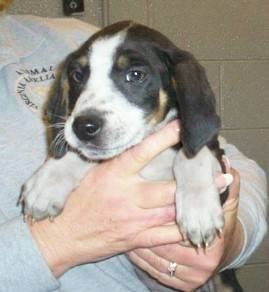
#> input picture 画像分類（犬、猫）/train/dog/dog.10.jpg, 269 x 292 px, given in place of dog.0.jpg, which was not available
$ jupyter execute --allow-errors '画像分類.ipynb'
#> lines starting #> are read from the running program, lines starting #| are printed output that depends on the picture; after the words box and inside, x2 and y2 are one past the last pixel; in counts of white or black regions, pixels touching at a corner belong together; pictures that were not available may be replaced by others from this repository, and a replacement may not be noted
[cell 1]
from google.colab import drive
drive.mount('/content/drive')
import numpy as np
import cv2
import matplotlib.pyplot as plt
from PIL import ImageFilter
#画像の読み込み
directory_name_train_0 = '/content/drive/MyDrive/Colab Notebooks/train/dog/'
directory_name_train_1= '/content/drive/MyDrive/Colab Notebooks/train/cat/'

[cell 2]
label = 0
label2 =1
number =50
num_words =128
all_bowDescriptors=np.zeros((number*2,num_words),np.float32)
all_labels=np.zeros(number*2,np.int64)
file_name_list_train_0 = [ ]
file_name_list_train_1 = [ ]
#BFマッチング用のオブジェクト生成
bf = cv2.BFMatcher( )
#k-meansを行うためのオブジェクトを準備

bowTrainer = cv2.BOWKMeansTrainer(num_words)

kaze = cv2.KAZE_create()


#犬
for i in range(0, number):
  file_name_train_0 = directory_name_train_0 + 'dog.' + str(i) + '.jpg'
  file_name_list_train_0.append([label, file_name_train_0])
#> further down, train_0_img is the input picture: shape (292, 269, 3); mean B, G, R 149.3, 158.1, 165.1
#> `gray_img = cv2.cvtColor(train_0_img, cv2.COLOR_BGR2GRAY)`:
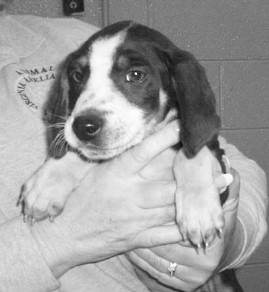
#> gray_img: shape (292, 269); min 11, max 255, mean 159.2
#> `kp, des = kaze.detectAndCompute(gray_img , None)`: kp = 315 keypoints; strongest (x, y, size): (89, 127, 21), (103, 52, 17.2), (99, 93, 26.6), (223, 196, 9.4)
#> pass 2 of the loop `for i in range(0, number):`:
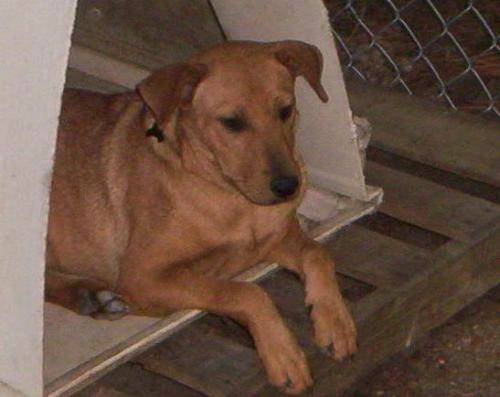
#> input picture 画像分類（犬、猫）/train/dog/dog.100.jpg, 500 x 397 px, given in place of dog.1.jpg, which was not available
#> train_0_img is the input picture: shape (397, 500, 3); mean B, G, R 64.9, 78.9, 103.4
#> `gray_img = cv2.cvtColor(train_0_img, cv2.COLOR_BGR2GRAY)`:
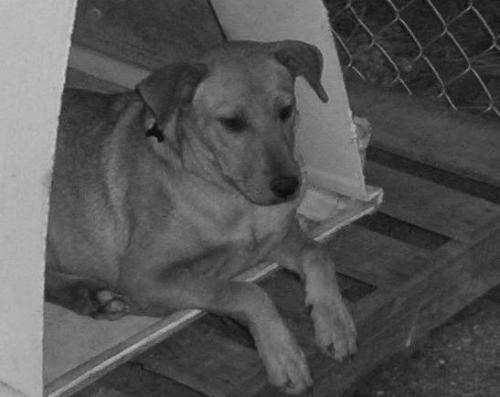
#> gray_img: shape (397, 500); min 5, max 201, mean 84.6
#> `kp, des = kaze.detectAndCompute(gray_img , None)`: kp = 176 keypoints; strongest (x, y, size): (76, 292, 38.2), (285, 186, 22.9), (60, 290, 27.6), (82, 103, 34.7)
#> (the rest of this cell did not finish here and is left out)

[cell 3]
#すべての局所特徴量をk-means法でクラスタリングし、num_words個のVisualWordを決定する
codebook = bowTrainer.cluster( )
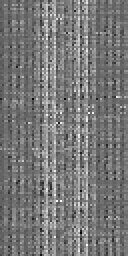
#> codebook: shape (128, 64) float32 (shown 2 times larger); min -0.325, max 0.506, mean 0.0672; drawn with min black and max white
#> `kp, des = kaze.detectAndCompute(gray_img , None)`: kp = 315 keypoints; strongest (x, y, size): (89, 127, 21), (103, 52, 17.2), (99, 93, 26.6), (223, 196, 9.4)
#> `all_bowDescriptors[i] = bowDescriptors`:
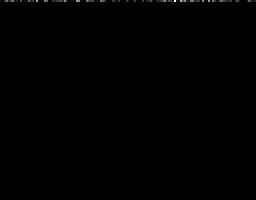
#> all_bowDescriptors: shape (100, 128) float32 (shown 2 times larger); min 0, max 0.0413, mean 7.81e-05; drawn with min black and max white
#> pass 2 of the loop `for i in range(0, number):`:
#> `kp, des = kaze.detectAndCompute(gray_img , None)`: kp = 176 keypoints; strongest (x, y, size): (76, 292, 38.2), (285, 186, 22.9), (60, 290, 27.6), (82, 103, 34.7)
#> `all_bowDescriptors[i] = bowDescriptors`:
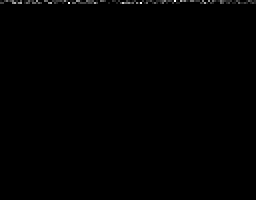
#> all_bowDescriptors: shape (100, 128) float32 (shown 2 times larger); 0.59% of pixels changed, all inside (x1, y1, x2, y2) = (0, 1, 128, 2); drawn with min black and max white
#BoVMを生成するためのオブジェクトを準備
bowExtractor = cv2.BOWImgDescriptorExtractor(kaze, bf)
#bowExtractorにVisual Wordsの辞書をセットする
bowExtractor.setVocabulary(codebook)

#> (a cell that did not finish here is left out)

[cell 5]
print(all_bowDescriptors)
#> (printed output is left out)

[cell 6]
print(all_labels)

[cell 7]
#BoVWを行うためのオブジェクトを準備
svm = cv2.ml.SVM_create()
#SVMの設定
svm.setType(cv2.ml.SVM_C_SVC)
svm.setKernel(cv2.ml.SVM_RBF)
svm.setGamma(1)
svm.setC(1)
svm.setTermCriteria((cv2.TERM_CRITERIA_COUNT, 100, 1.e-06))

print(all_bowDescriptors.shape)
#| (100, 128)
print(all_labels.shape)

#SVM学習の実施
svm.train(all_bowDescriptors, cv2.ml.ROW_SAMPLE, all_labels)
#学習結果の保存
#> (the rest of this cell did not finish here and is left out)

[cell 8]
test= '/content/drive/MyDrive/Colab Notebooks/test/'
label=0
test_num =30
correct_num=0
file_name_list_test = [ ]
print("犬 = 0 ,猫 = 1")
for i in range(0,test_num):
  if i<=test_num/2-1:
    label=0
  else:
    label=1
  file_name_test = test + 'test.' + str(i) + '.jpg'
  file_name_list_test.append([label, file_name_test])

#> (the rest of this cell did not finish here and is left out)
